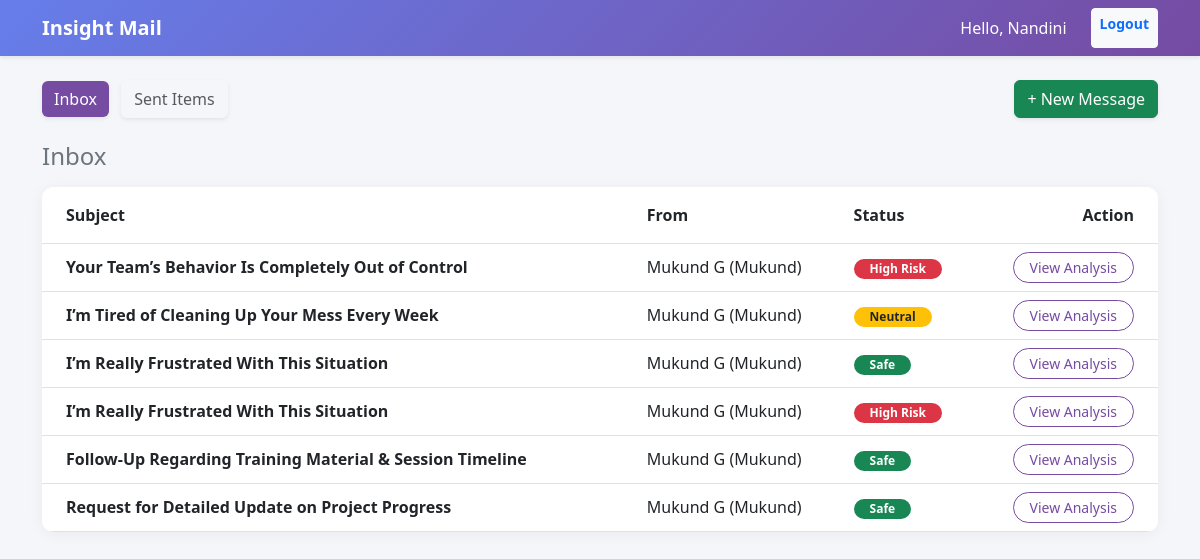
Screenshot of /inbox/ (signed in) with the database file from the repository.
### analyzer/models.py (models this page shows, shortened)
class Email(models.Model):
    sender = models.ForeignKey(User, on_delete=models.CASCADE, related_name='sent_emails')
    recipient = models.ForeignKey(User, on_delete=models.CASCADE, related_name='received_emails')
    subject = models.CharField(max_length=255)
    body = models.TextField()
    received_at = models.DateTimeField(auto_now_add=True)
    is_analyzed = models.BooleanField(default=False)

### analyzer/views.py (the view)
# urls.py: path('inbox/', views.dashboard, name='dashboard'),
@login_required
def dashboard(request):
    emails = Email.objects.filter(recipient=request.user).order_by('-received_at')
    total_emails = emails.count()
    high_risk_count = AnalysisResult.objects.filter(email__recipient=request.user, risk_score__gt=50).count()
    context = {
        'emails': emails,
        'box_type': 'Inbox',
        'total_emails': total_emails,
        'high_risk_count': high_risk_count
    }
    return render(request, 'dashboard.html', context)

### templates/dashboard.html (shortened to what this page needs)
<!DOCTYPE html>
<html>
<head>
    <link href="https://cdn.jsdelivr.net/npm/bootstrap@5.3.0/dist/css/bootstrap.min.css" rel="stylesheet">
</head>
<body>
<nav class="navbar navbar-expand-lg navbar-dark navbar-custom mb-4 shadow-sm">
  <div class="container">
    <a class="navbar-brand fw-bold" href="#">Insight Mail</a>
    <div class="navbar-nav ms-auto">
        <span class="nav-item nav-link text-white me-3">Hello, {{ request.user.first_name|default:request.user.username }}</span>
        <a class="btn btn-light btn-sm text-primary fw-bold" href="{% url 'logout' %}">Logout</a>
    </div>
  </div>
</nav>
<div class="container">
    <div class="d-flex justify-content-between align-items-center mb-4">
        <div>
            <a href="{% url 'dashboard' %}" class="btn {% if box_type == 'Inbox' %}btn-primary-custom{% else %}btn-white text-muted{% endif %} shadow-sm me-2">Inbox</a>
            <a href="{% url 'sent_box' %}" class="btn {% if box_type == 'Sent' %}btn-primary-custom{% else %}btn-white text-muted{% endif %} shadow-sm">Sent Items</a>
        </div>
        <a href="{% url 'compose_email' %}" class="btn btn-success shadow-sm">+ New Message</a>
    </div>
    <h4 class="text-secondary mb-3">{{ box_type }}</h4>
    <div class="card overflow-hidden">
        <table class="table table-hover mb-0">
            <thead class="bg-light">
                <tr>
                    <th class="py-3 ps-4">Subject</th>
                    <th class="py-3">{% if box_type == 'Inbox' %}From{% else %}To{% endif %}</th>
                    <th class="py-3">Status</th>
                    <th class="py-3 text-end pe-4">Action</th>
                </tr>
            </thead>
            <tbody>
                {% for email in emails %}
                <tr class="align-middle">
                    <td class="ps-4">
                        <a href="{% url 'email_detail' email.id %}" class="text-decoration-none text-dark fw-bold">
                            {{ email.subject }}
                        </a>
                    </td>
                    <td>
                        {% if box_type == 'Inbox' %}
                            {{ email.sender.first_name }} {{ email.sender.last_name }} ({{ email.sender.username }})
                        {% else %}
                            {{ email.recipient.first_name }} {{ email.recipient.last_name }} ({{ email.recipient.username }})
                        {% endif %}
                    </td>
                    <td>
                        {% if email.is_analyzed %}
                            {% if email.analysis.risk_score > 70 %}
                                <span class="badge bg-danger rounded-pill px-3">High Risk</span>
                            {% elif email.analysis.risk_score > 50 %}
                                <span class="badge bg-warning text-dark rounded-pill px-3">Neutral</span>
                            {% else %}
                                <span class="badge bg-success rounded-pill px-3">Safe</span>
                            {% endif %}
                        {% else %}
                            <span class="badge bg-secondary rounded-pill px-3">Pending</span>
                        {% endif %}
                    </td>
                    <td class="text-end pe-4">
                        <a href="{% url 'email_detail' email.id %}" class="btn btn-sm btn-outline-custom rounded-pill px-3">View Analysis</a>
                    </td>
                </tr>
                {% empty %}
                <tr><td colspan="4" class="text-center py-5 text-muted">No emails found in this mailbox.</td></tr>
                {% endfor %}
            </tbody>
        </table>
    </div>
</div>
</body>
</html>

### templates/dashboard.html (style rules this page uses)
body { background-color: #f4f6f9; }
.navbar-custom { background: linear-gradient(135deg, #667eea 0%, #764ba2 100%); }
.btn-primary-custom { background-color: #764ba2; color: white; border: none; }
.btn-outline-custom { color: #764ba2; border-color: #764ba2; }
.card { border: none; border-radius: 12px; box-shadow: 0 2px 15px rgba(0,0,0,0.05); }

### rows the page displays
Email: subject "Your Team’s Behavior Is Completely Out of Control", sender.first_name "Mukund", sender.last_name "G", sender.username "Mukund", is_analyzed "High Risk"
Email: subject "I’m Tired of Cleaning Up Your Mess Every Week", sender.first_name "Mukund", sender.last_name "G", sender.username "Mukund", is_analyzed "Neutral"
Email: subject "I’m Really Frustrated With This Situation", sender.first_name "Mukund", sender.last_name "G", sender.username "Mukund", is_analyzed "Safe"
Email: subject "I’m Really Frustrated With This Situation", sender.first_name "Mukund", sender.last_name "G", sender.username "Mukund", is_analyzed "High Risk"
Email: subject "Follow-Up Regarding Training Material & Session Timeline", sender.first_name "Mukund", sender.last_name "G", sender.username "Mukund", is_analyzed "Safe"
Email: subject "Request for Detailed Update on Project Progress", sender.first_name "Mukund", sender.last_name "G", sender.username "Mukund", is_analyzed "Safe"

### other values shown
{{ request.user.first_name|default:request.user.username }} "Nandini"
{{ box_type }} "Inbox"
